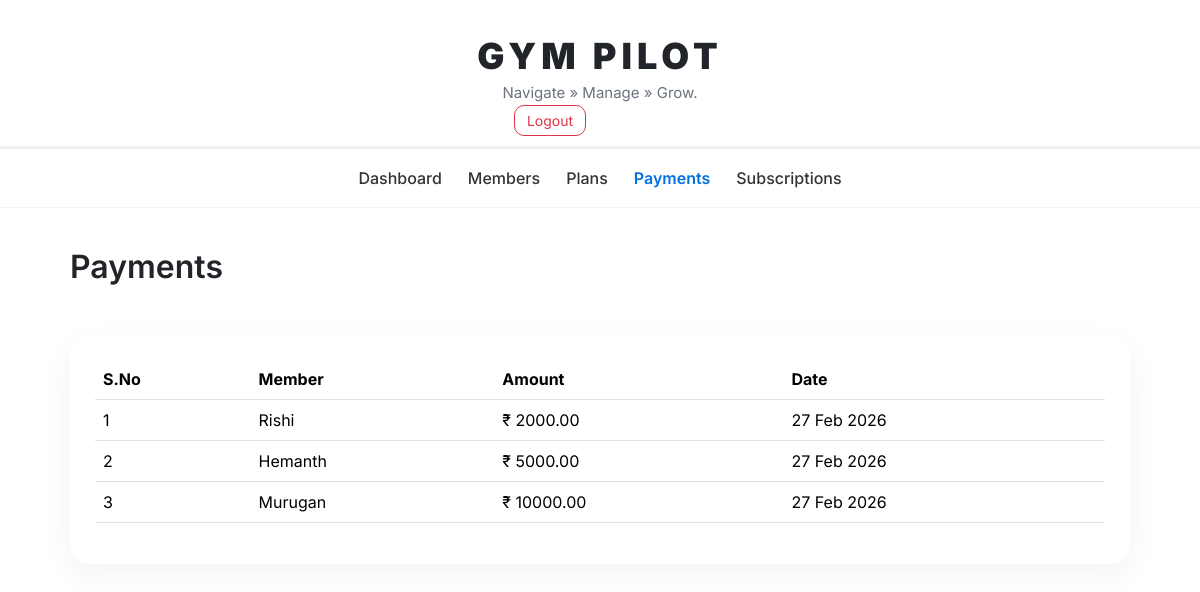
The page /payments/ (signed in) on the database as committed earlier.
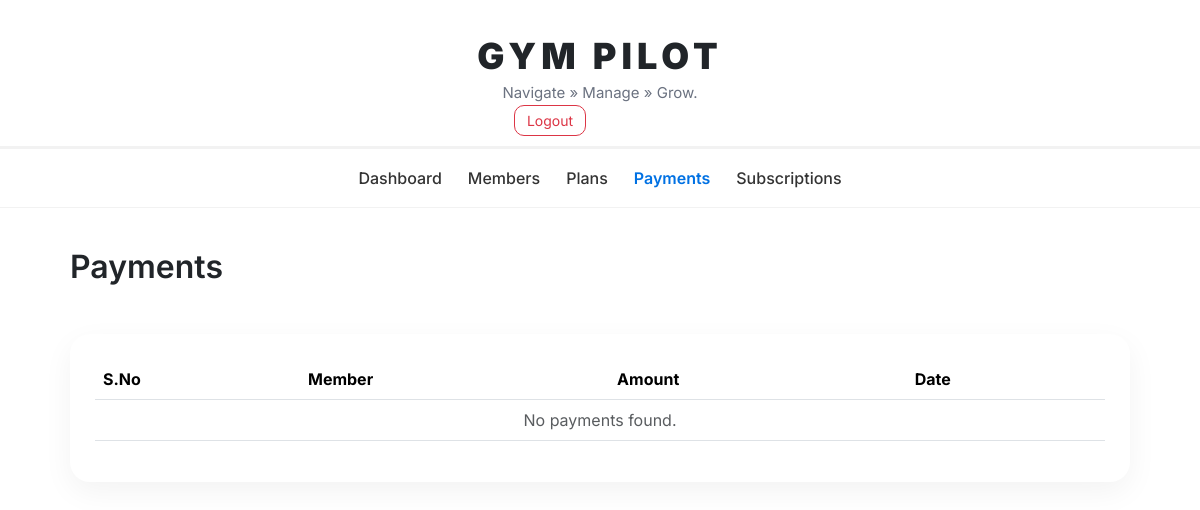
The same page on the database as committed later.
### gym/models.py (models this page shows, shortened)
class Payment(models.Model):
    subscription = models.ForeignKey(Subscription, on_delete=models.CASCADE)
    amount_paid = models.DecimalField(max_digits=10, decimal_places=2)
    payment_date = models.DateField(default=date.today)
    payment_method = models.CharField(max_length=50, default="Cash")

class Subscription(models.Model):
    gym = models.ForeignKey(Gym, on_delete=models.CASCADE)
    member = models.ForeignKey(Member, on_delete=models.CASCADE)
    plan = models.ForeignKey(MembershipPlan, on_delete=models.CASCADE)
    start_date = models.DateField(default=timezone.localdate)
    expiry_date = models.DateField(blank=True, null=True)
    extra_months = models.IntegerField(default=0)
    discount_percent = models.DecimalField(max_digits=5, decimal_places=2, default=0)
    personal_training_fee = models.DecimalField(max_digits=8, decimal_places=2, default=0)
    final_amount = models.DecimalField(max_digits=10, decimal_places=2, default=0)

class Member(models.Model):
    gym = models.ForeignKey(Gym, on_delete=models.CASCADE)
    name = models.CharField(max_length=120)
    country_code = models.CharField(max_length=5, default="+91")
    phone = models.CharField(max_length=10)
    join_date = models.DateField(default=timezone.now)

### gym/views.py (the view)
# urls.py: path('payments/', views.payments_list, name='payments'),
@login_required
def payments_list(request):
    gym = get_object_or_404(Gym, owner=request.user)
    payments = Payment.objects.filter(
        subscription__gym=gym
    ).order_by("-payment_date")
    return render(request, "payments.html", {"payments": payments})

### gym/templates/payments.html (shortened to what this page needs)
{% extends 'base.html' %}
{% block content %}
<h2 class="mb-5 fw-semibold">Payments</h2>
<div class="glass-card">
    <div class="desktop-table">
        <table class="table modern-table align-middle">
        <thead>
            <tr>
                <th>S.No</th>
                <th>Member</th>
                <th>Amount</th>
                <th>Date</th>
            </tr>
        </thead>
        <tbody>
            {% for payment in payments %}
            <tr>
                <td>{{ forloop.counter }}</td>
                <td>{{ payment.subscription.member.name }}</td>
                <td>₹ {{ payment.amount_paid }}</td>
                <td>{{ payment.payment_date|date:"d M Y" }}</td>
            </tr>
            {% empty %}
            <tr>
                <td colspan="4" class="text-center text-muted">
                    No payments found.
                </td>
            </tr>
            {% endfor %}
        </tbody>
        </table>
    </div>
</div>
{% endblock %}

Rows that differ between the two databases and show on the page:
removed Payment: subscription.member.name "Rishi", amount_paid "2000.00", payment_date "27 Feb 2026"
removed Payment: subscription.member.name "Hemanth", amount_paid "5000.00", payment_date "27 Feb 2026"
removed Payment: subscription.member.name "Murugan", amount_paid "10000.00", payment_date "27 Feb 2026"
Other text that changed with them:
text now shown: "No payments found."
